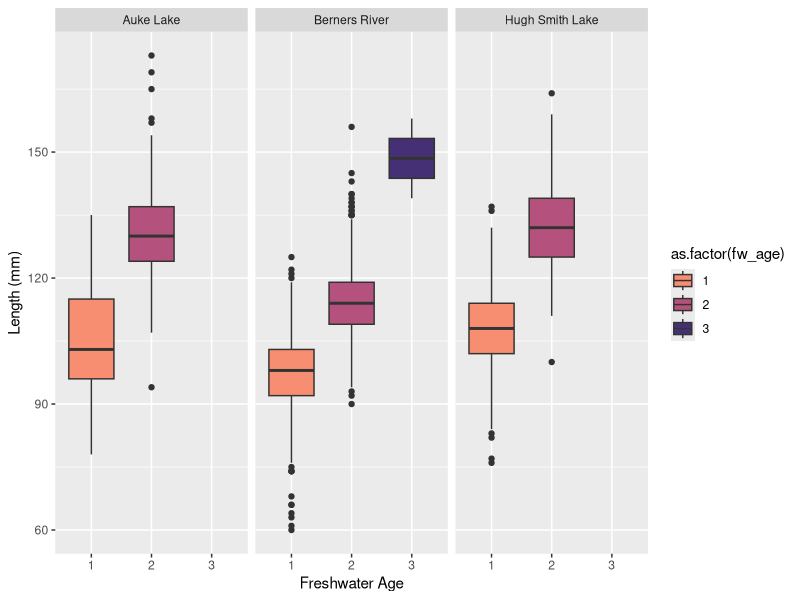

Write R code to recreate this figure.
# GitHub for Fisheries Scientists
# May 25, 2021
# [redacted]
# [redacted]
# [redacted]




#####      DEMO SCRIPT      ####
# Data are from ADF&G Coho Collections
# Shaul et al. 2019
# Stock Status and Review of Factors Affecting Coho Salmon 
#   Returns and Escapements in Southeast Alaska
# http://www.adfg.alaska.gov/FedAidPDFs/RIR.1J.2019.12.pdf


library(tidyverse)
library(lubridate)
library(ggridges)




agedata <- read_csv("data/ADFG_smoltages_AukeBernersHughSmith.csv") %>%
  mutate(Date = ymd(as.POSIXct(Date, format = "%m/%d/%Y", tz = "US/Alaska")),
         species = "Coho Salmon",
         year = year(Date)) %>%
  rename("location" = "Location",
         "collectiondate" = "Date",
         "fw_age" = "Age",
         "length_mm" = "Length") %>%
  mutate(location = replace(location, location == "AL", "Auke Lake"),
         location = replace(location, location == "BR", "Berners River"),
         location = replace(location, location == "HS", "Hugh Smith Lake")) %>%
  dplyr::select(species, location, year, everything()) # reorder columns

agedata # View data 



### FIGURES

ggplot(agedata, aes(x = as.factor(fw_age), y = length_mm, fill = as.factor(fw_age))) + 
  geom_boxplot() +
  scale_fill_manual(values = c("#F78D71", "#B5517D", "#463075")) +
  labs(x = "Freshwater Age", 
       y = "Length (mm)") +
  facet_wrap(~location) 

